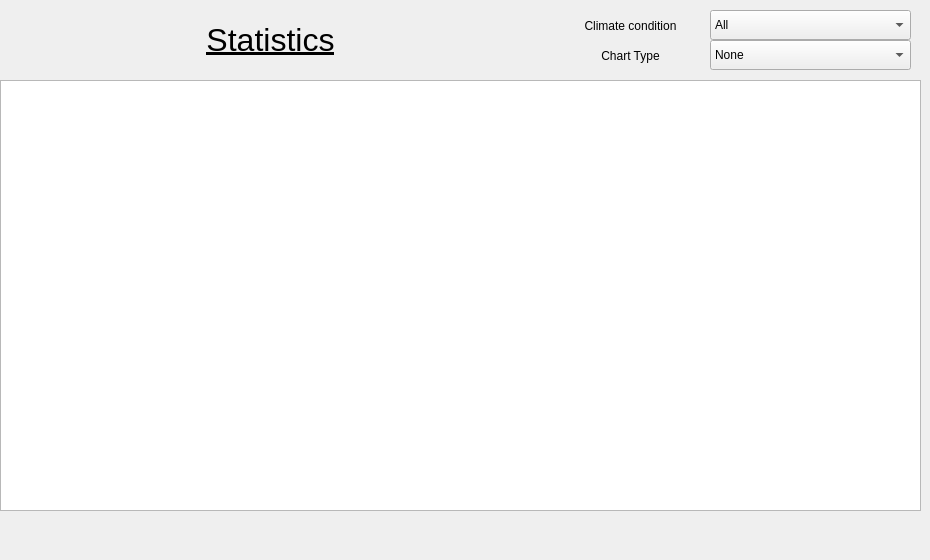
       <widget class="QWidget" name="ClimTab4">
        <attribute name="title">
         <string>Statistics</string>
        </attribute>
        <widget class="QFrame" name="frameClimStats">
         <property name="geometry">
          <rect>
           <x>0</x>
           <y>0</y>
           <width>921</width>
           <height>551</height>
          </rect>
         </property>
         <property name="frameShape">
          <enum>QFrame::NoFrame</enum>
         </property>
         <property name="frameShadow">
          <enum>QFrame::Raised</enum>
         </property>
         <widget class="QFrame" name="ClimStatsFilters">
          <property name="geometry">
           <rect>
            <x>550</x>
            <y>0</y>
            <width>371</width>
            <height>81</height>
           </rect>
          </property>
          <property name="frameShape">
           <enum>QFrame::NoFrame</enum>
          </property>
          <property name="frameShadow">
           <enum>QFrame::Raised</enum>
          </property>
          <widget class="QComboBox" name="ClimStatsListCondition">
           <property name="geometry">
            <rect>
             <x>160</x>
             <y>10</y>
             <width>201</width>
             <height>30</height>
            </rect>
           </property>
           <property name="sizePolicy">
            <sizepolicy hsizetype="Preferred" vsizetype="Fixed">
             <horstretch>0</horstretch>
             <verstretch>0</verstretch>
            </sizepolicy>
           </property>
           <property name="frame">
            <bool>true</bool>
           </property>
           <item>
            <property name="text">
             <string>All</string>
            </property>
           </item>
           <item>
            <property name="text">
             <string>Temperature</string>
            </property>
           </item>
           <item>
            <property name="text">
             <string>Wind</string>
            </property>
           </item>
           <item>
            <property name="text">
             <string>Humidity</string>
            </property>
           </item>
           <item>
            <property name="text">
             <string>Altitude</string>
            </property>
           </item>
          </widget>
          <widget class="QLabel" name="ClimStatsListTitle">
           <property name="geometry">
            <rect>
             <x>0</x>
             <y>10</y>
             <width>161</width>
             <height>31</height>
            </rect>
           </property>
           <property name="whatsThis">
            <string/>
           </property>
           <property name="text">
            <string>Climate condition</string>
           </property>
           <property name="alignment">
            <set>Qt::AlignCenter</set>
           </property>
          </widget>
          <widget class="QComboBox" name="ClimStatsListChart">
           <property name="geometry">
            <rect>
             <x>160</x>
             <y>40</y>
             <width>201</width>
             <height>30</height>
            </rect>
           </property>
           <property name="sizePolicy">
            <sizepolicy hsizetype="Preferred" vsizetype="Fixed">
             <horstretch>0</horstretch>
             <verstretch>0</verstretch>
            </sizepolicy>
           </property>
           <property name="frame">
            <bool>true</bool>
           </property>
           <item>
            <property name="text">
             <string>None</string>
            </property>
           </item>
           <item>
            <property name="text">
             <string>Bar Chart</string>
            </property>
           </item>
           <item>
            <property name="text">
             <string>Line Chart</string>
            </property>
           </item>
           <item>
            <property name="text">
             <string>Pie Chart</string>
            </property>
           </item>
           <item>
            <property name="text">
             <string>Area Chart</string>
            </property>
           </item>
           <item>
            <property name="text">
             <string>Scatter Chart</string>
            </property>
           </item>
          </widget>
          <widget class="QLabel" name="ClimStatsListTitle2">
           <property name="geometry">
            <rect>
             <x>0</x>
             <y>40</y>
             <width>161</width>
             <height>31</height>
            </rect>
           </property>
           <property name="text">
            <string>Chart Type</string>
           </property>
           <property name="alignment">
            <set>Qt::AlignCenter</set>
           </property>
          </widget>
         </widget>
         <widget class="QTextBrowser" name="textEditClimStats">
          <property name="geometry">
           <rect>
            <x>0</x>
            <y>80</y>
            <width>921</width>
            <height>431</height>
           </rect>
          </property>
         </widget>
         <widget class="QLabel" name="StatisticsTitle">
          <property name="geometry">
           <rect>
            <x>0</x>
            <y>0</y>
            <width>541</width>
            <height>81</height>
           </rect>
          </property>
          <property name="font">
           <font>
            <pointsize>16</pointsize>
           </font>
          </property>
          <property name="text">
           <string>&lt;html&gt;&lt;head/&gt;&lt;body&gt;&lt;p&gt;&lt;span style=&quot; font-size:24pt; text-decoration: underline;&quot;&gt;Statistics&lt;/span&gt;&lt;/p&gt;&lt;/body&gt;&lt;/html&gt;</string>
          </property>
          <property name="alignment">
           <set>Qt::AlignCenter</set>
          </property>
         </widget>
        </widget>
       </widget>
